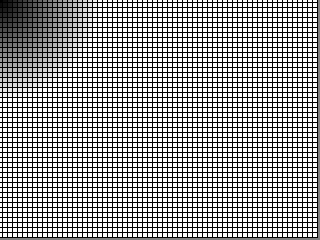
Frame 1 (no input)
Frame 60 (the mouse pressed at the canvas centre just before this capture): identical to frame 1, image omitted
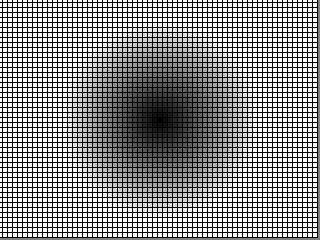
Frame 120 (the mouse held since frame 60 and released just before this capture)

The Processing sketch that drew these frames (run headless with seeded random() and noise(); from frame 60 on, the mouse is pressed at the canvas centre):

// Processing sketch: _04_ctyri
// ── _04_ctyri.pde
// Sktript Ctyri
// Obraz a kod 2010

// vice v lexikonu _07_ smycky

int X,Y;

void setup(){

	size(320,240);
	
	rectMode(CENTER);
	
	fill(0);

}

void draw(){
	
	background(127);

	X = mouseX;
	Y = mouseY;

	for(int x = 0; x < width ; x+=5 ){
		for(int y = 0; y < height ; y+=5 ){
			// pseudonahodne cislo od 0 .. 255
			// map skaluje parametry (puvodni min, puvodni max, vysledny min, vysledny max)
			// vzdalenost se meri funkci dist(x1, y1, x2, y2);
			fill( map( dist(X,Y,x,y), 0, 100, 0, 255) ); 
			
			 // na kazde pozici udelej bod
			rect( x, y , 5, 5);
		}
	}

}
